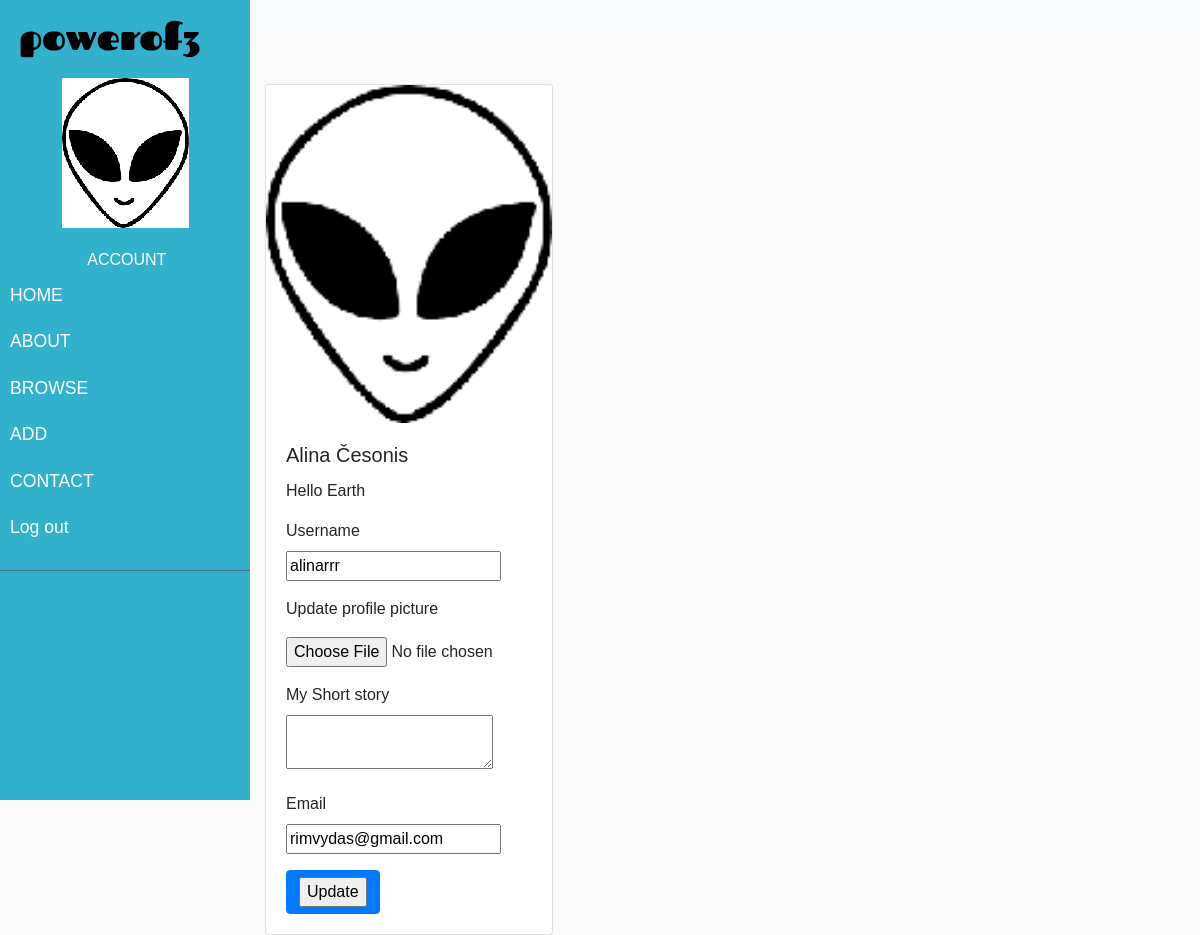
/account (signed in), run on the app's committed database.
### po3/models.py (models this page shows, shortened)
class User(db.Model,UserMixin):
    __tablename__ = 'users'
    id = db.Column(db.Integer,primary_key=True)
    email = db.Column(db.String(128),unique=True,index=True,nullable=False)
    username = db.Column(db.String(32),nullable=False,unique=True)
    password_hash = db.Column(db.String(128))
    first_name = db.Column(db.String(64),nullable=False)
    last_name = db.Column(db.String(64),nullable=False)
    profile_image = db.Column(db.String(128),default='default.svg')
    short_story = db.Column(db.Text(),default="This is my short story")
    recipes = db.relationship('Recipe',backref='chef',lazy=True)

### po3/users/views.py (the view)
@users.route('/account',methods=['GET','POST'])
@login_required
def account():
    form = UpdateUserForm()
    if form.validate_on_submit():
        if form.profile_image.data:
            username = current_user.username
            pic = add_profile_pic(form.profile_image.data,username)
            current_user.profile_image = pic
        current_user.short_story = form.short_story.data
        current_user.username = form.username.data
        current_user.email = form.email.data
        db.session.commit()
        flash('User account updated')
        return redirect(url_for('users.account'))
    elif request.method == "GET":
        form.username.data = current_user.username
        form.email.data = current_user.email
    profile_image = url_for('static',filename='profile_pics/'+current_user.profile_image)
    return render_template('account.html',profile_image=profile_image,form=form)

### po3/users/forms.py (shortened to what this page needs)
class UpdateUserForm(FlaskForm):
    email = StringField('Email',validators=[DataRequired(),Email()])
    username = StringField('Username',validators=[DataRequired()])
    profile_image = FileField('Update profile picture',validators=[FileAllowed(['jpg','png','jpeg','svg'])])
    short_story = TextAreaField('My Short story',validators=[DataRequired(),Length(max=200)])
    submit = SubmitField('Update')

### po3/models.py (called while the page is built)
@login_manager.user_loader
def load_user(user_id):
    return User.query.get(user_id) #Getting id from db

### po3/templates/account.html (shortened to what this page needs)
{% extends 'base.html' %}
{% block content %}
    <div class="container">
        <div class="card" style="width: 18rem;">
            <img src="{{url_for('static',filename='profile_pics/'+current_user.profile_image)}}" class="card-img-top" alt="profile_picture">
            <div class="card-body">
              <h5 class="card-title">{{current_user.first_name}} {{current_user.last_name}}</h5>
              <p class="card-text">{{current_user.short_story}}</p>
              <form method="POST" action=""enctype="multipart/form-data">
                  <div class="form-group">
                  {{form.username.label}}{{form.username}}
                  </div>
                  <div class="form-group">
                    {{ form.profile_image.label(class="form-group") }}
                    {{ form.profile_image(class="form-control-file") }}
                  </div>
                  <div class="form-group">
                  {{form.short_story.label}}{{form.short_story}}
                  </div>
                  <div class="form-group">
                  {{form.email.label}}{{form.email}}
                  </div>
                  <button type="submit" class="btn btn-primary">
                  {{form.submit()}}
                  </button>
              </form>
            </div>
          </div>
    </div>
{% endblock %}

### po3/templates/base.html (shortened to what this page needs)
<!DOCTYPE html>
<html lang="en-US">
<head>
    <link rel="stylesheet" href="https://stackpath.bootstrapcdn.com/bootstrap/4.5.0/css/bootstrap.min.css">
    <link rel="stylesheet" href="https://maxst.icons8.com/vue-static/landings/line-awesome/line-awesome/1.3.0/css/line-awesome.min.css">
    <link rel="stylesheet" href="{{ url_for('static', filename='css/style.css') }}">
</head>
<body>
    <div class="wrapper">
        <nav id="sidebar">
            <div class="sidebar-header">
                <img src="{{ url_for('static',filename='img/logo.svg') }}">
            </div>
            <div class="profile-picture text-center">
                {% if current_user.is_authenticated %}
                <img src="{{url_for('static',filename='profile_pics/'+current_user.profile_image)}}">
                {% else %}
                <img src="{{url_for('static',filename='profile_pics/default.svg')}}">
                {% endif %}
            </div>
            <ul class="list-unstyled components">
                <div class="text-center"><img class="profile-pic">
                    <span class="text-capitalize">
                        <a class="text-uppercase" href="{{url_for('users.account')}}">account</a>
                    </span>
                </div>
                <li>
                    <a class="text-uppercase" href="{{url_for('core.index')}}">home</a>
                </li>
                <li>
                    <a class="text-uppercase" href="{{url_for('core.about')}}">about</a>
                </li>
                <li>
                    <a class="text-uppercase" href="{{url_for('core.all_recipes')}}">browse</a>
                </li>
                {% if current_user.is_authenticated %}
                <li>
                    <a class="text-uppercase" href="{{url_for('recipe_cards.add_recipe')}}">add</a>
                </li>
                {% endif %}
                <li>
                    <a class="text-uppercase" href="{{url_for('core.contact')}}">contact</a>
                </li>
                {% if current_user.is_authenticated %}
                <li class="nav-item">
                    <a class="nav-link" href="{{url_for('users.logout')}}">Log out</a>
                </li>
                {% endif %}
            </ul>
        </nav>
        <div id="recipes">
            <nav class="navbar navbar-expand bg-light">
                <div class="container-fluid">
                    <button type="button" id="sidebarCollapse" class="btn">
                    </button>
                </div>
            </nav>
            {% block content %}
            {% endblock %}
        </div>
    </div>
</body>
</html>

### po3/static/css/style.css (style rules this page uses)
:root { --mainBlack: #242424; --mainBlue: #32B1CD; --mainPink: #D14398; --mainWhite: #FAFAFA; --mainGrey: #3D4849; --mainFont: 'Roboto'; --secondFont: 'Ubuntu'; }
html { height: 100vh; }
body { font-family: 'Arial'; background: var(--mainWhite); }
a, a:hover, a:focus { color: inherit; text-decoration: none; transition: all 0.3s; }
.navbar { padding: 15px 10px; background: #fff; border: none; border-radius: 0; margin-bottom: 40px; }
#recipes { width: 100%; }
.wrapper { display: flex; width: 100%; align-items: stretch; }
#sidebar { min-width: 250px; max-width: 250px; background: var(--mainBlue); color: #fff; transition: all 0.3s; height: 100vh; }
#sidebar .sidebar-header { padding: 20px; }
#sidebar ul.components { padding: 20px 0; border-bottom: 1px solid #47748b; }
#sidebar ul li a { padding: 10px; font-size: 1.1em; display: block; }

### data on the page
User: profile_image (picture), first_name "Alina", last_name "Česonis", short_story "Hello Earth", username "alinarrr", email "rimvydas@gmail.com"
